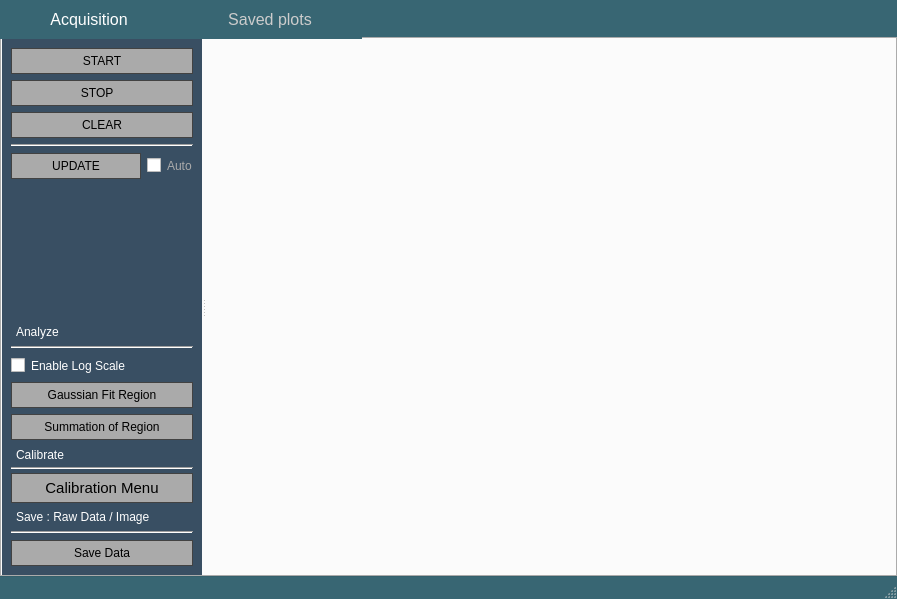
<?xml version="1.0" encoding="UTF-8"?>
<ui version="4.0">
 <class>MainWindow</class>
 <widget class="QMainWindow" name="MainWindow">
  <property name="geometry">
   <rect>
    <x>0</x>
    <y>0</y>
    <width>897</width>
    <height>599</height>
   </rect>
  </property>
  <property name="windowTitle">
   <string>CSpark Research : software for 512 bin MCA by IUAC</string>
  </property>
  <property name="windowOpacity">
   <double>1.000000000000000</double>
  </property>
  <property name="styleSheet">
   <string notr="true">*{outline:none;}

QMainWindow{background: rgb(56, 102, 115);} 
QMessageBox {background: #444544;} 

QTabBar{font:16px;} 
QTabBar::tab{ padding:10px 50px; color:#CCCCCC;background: rgb(56, 102, 115);}
QTabBar::tab:selected{color:white; background: qlineargradient(spread:pad, x1:0, y1:0, x2:0, y2:1, stop:.7 rgb(126, 197, 220) , stop:1 rgba(0,0,0,100) );} 
QTabBar::tab:hover{color:white; background:qlineargradient(spread:pad, x1:0, y1:0, x2:0, y2:1, stop:0 rgba(26, 177, 191,255), stop:1 rgba(100, 100, 200,255) );} 

.deep,#widgets{ background: rgb(57, 79, 99); }

QListWidget{background: rgb(26, 32, 35);color:#FFFFFF;} 
QListWidget::item:hover{background: #223344;color:#FFFFFF;} 

QLabel,QRadioButton{color:#FFFFFF; margin:1px 2px;}
QCheckBox{color:#AAA;border:none; margin:3px 0px;}

QSlider::groove:horizontal {margin:0px; padding:0px; border:none; background:#DDFDFE; color:#BB7777; height: 4px;}
QSlider::handle:horizontal {background: qlineargradient(x1:0, y1:0, x2:1, y2:1, stop:0 #eee, stop:1 #ccc);border: 2px solid #777;width: 13px;margin-top: -3px;margin-bottom: -3px;border-radius: 3px;}

QPushButton{border:1px solid #424242; padding:5px;color:#000000;background:#AAAAAA;}
QPushButton:hover{background:rgb(26, 177, 191) ; color:white; border-color:#FFFFFF;}
QPushButton::disabled{background:#333333 ; color:black;}
#countLabel{border:1px solid green; padding:0px;color:#FFF;background:rgba(0,0,0,0);}
/*#calibrationButton{border:0px none; padding:0px;color:#FFF;background:rgba(0,0,0,0);}*/


QComboBox QAbstractItemView::item {
    border-bottom: 5px solid white; margin:3px;
}
QComboBox QAbstractItemView::item:selected {
    border-bottom: 5px solid black; margin:3px;
}
QPushButton{min-height24px; min-width:30px;}  

QToolTip{
   background-color: rgb(191, 210, 214);
    border-bottom: 3px dotted blue;
    color:#000; 

    padding:4px; border:0px; margin:0px;
}

QInputDialog {color: black;background-color: rgb(122, 122, 131);}


.active{ border:2px solid #ABF9E7;}</string>
  </property>
  <widget class="QWidget" name="centralwidget">
   <layout class="QHBoxLayout" name="horizontalLayout">
    <property name="spacing">
     <number>0</number>
    </property>
    <property name="margin">
     <number>0</number>
    </property>
    <item>
     <widget class="QTabWidget" name="tabWidget">
      <property name="toolTip">
       <string/>
      </property>
      <property name="tabPosition">
       <enum>QTabWidget::North</enum>
      </property>
      <property name="tabShape">
       <enum>QTabWidget::Rounded</enum>
      </property>
      <property name="currentIndex">
       <number>0</number>
      </property>
      <property name="iconSize">
       <size>
        <width>25</width>
        <height>25</height>
       </size>
      </property>
      <property name="usesScrollButtons">
       <bool>false</bool>
      </property>
      <widget class="QWidget" name="tab">
       <attribute name="icon">
        <iconset resource="res.qrc">
         <normaloff>:/control/plots.svg</normaloff>:/control/plots.svg</iconset>
       </attribute>
       <attribute name="title">
        <string>Acquisition</string>
       </attribute>
       <attribute name="toolTip">
        <string>Data Acquisition and controls</string>
       </attribute>
       <layout class="QHBoxLayout" name="horizontalLayout_2">
        <property name="spacing">
         <number>0</number>
        </property>
        <property name="margin">
         <number>0</number>
        </property>
        <item>
         <widget class="QSplitter" name="splitter">
          <property name="frameShadow">
           <enum>QFrame::Raised</enum>
          </property>
          <property name="lineWidth">
           <number>0</number>
          </property>
          <property name="orientation">
           <enum>Qt::Horizontal</enum>
          </property>
          <property name="opaqueResize">
           <bool>true</bool>
          </property>
          <widget class="QFrame" name="widgets">
           <property name="maximumSize">
            <size>
             <width>200</width>
             <height>16777215</height>
            </size>
           </property>
           <property name="autoFillBackground">
            <bool>false</bool>
           </property>
           <property name="frameShape">
            <enum>QFrame::NoFrame</enum>
           </property>
           <property name="frameShadow">
            <enum>QFrame::Raised</enum>
           </property>
           <layout class="QVBoxLayout" name="verticalLayout" stretch="2,2,2,2,1,2,1,1,0,0,2">
            <item>
             <widget class="QPushButton" name="startButton">
              <property name="toolTip">
               <string>Start acquiring and sorting pulses</string>
              </property>
              <property name="text">
               <string>START</string>
              </property>
              <property name="icon">
               <iconset resource="res.qrc">
                <normaloff>:/control/play.svg</normaloff>:/control/play.svg</iconset>
              </property>
             </widget>
            </item>
            <item>
             <widget class="QPushButton" name="pauseButton">
              <property name="toolTip">
               <string>Pause data acquisition</string>
              </property>
              <property name="text">
               <string>STOP   </string>
              </property>
              <property name="icon">
               <iconset resource="res.qrc">
                <normaloff>:/control/stop.svg</normaloff>:/control/stop.svg</iconset>
              </property>
             </widget>
            </item>
            <item>
             <widget class="QPushButton" name="clearButton">
              <property name="toolTip">
               <string>Clear the histogram</string>
              </property>
              <property name="text">
               <string>CLEAR</string>
              </property>
              <property name="icon">
               <iconset resource="res.qrc">
                <normaloff>:/control/reset.svg</normaloff>:/control/reset.svg</iconset>
              </property>
             </widget>
            </item>
            <item>
             <widget class="Line" name="line_3">
              <property name="orientation">
               <enum>Qt::Horizontal</enum>
              </property>
             </widget>
            </item>
            <item>
             <layout class="QHBoxLayout" name="horizontalLayout_3" stretch="4,1">
              <item>
               <widget class="QPushButton" name="updateButton">
                <property name="enabled">
                 <bool>true</bool>
                </property>
                <property name="toolTip">
                 <string>Load histogram onto the graph</string>
                </property>
                <property name="text">
                 <string>UPDATE</string>
                </property>
                <property name="icon">
                 <iconset resource="res.qrc">
                  <normaloff>:/control/reset.svg</normaloff>:/control/reset.svg</iconset>
                </property>
               </widget>
              </item>
              <item>
               <widget class="QCheckBox" name="checkBox">
                <property name="toolTip">
                 <string>Auto update the graph</string>
                </property>
                <property name="text">
                 <string>Auto</string>
                </property>
               </widget>
              </item>
             </layout>
            </item>
            <item>
             <spacer name="verticalSpacer">
              <property name="orientation">
               <enum>Qt::Vertical</enum>
              </property>
              <property name="sizeHint" stdset="0">
               <size>
                <width>20</width>
                <height>40</height>
               </size>
              </property>
             </spacer>
            </item>
            <item>
             <layout class="QGridLayout" name="gridLayout">
              <item row="0" column="0" colspan="2">
               <widget class="QLabel" name="label">
                <property name="maximumSize">
                 <size>
                  <width>16777215</width>
                  <height>18</height>
                 </size>
                </property>
                <property name="text">
                 <string>Analyze</string>
                </property>
               </widget>
              </item>
              <item row="3" column="0" colspan="2">
               <widget class="QPushButton" name="fitButton">
                <property name="toolTip">
                 <string>After selecting a region [either by dragging the region selector, or clicking on a peak arrow],
click to extract parameters from a gaussian fit.

Also allows single point calibration if the actual value of the peak is known</string>
                </property>
                <property name="text">
                 <string>Gaussian Fit Region</string>
                </property>
               </widget>
              </item>
              <item row="4" column="0" colspan="2">
               <widget class="QPushButton" name="summationButton">
                <property name="toolTip">
                 <string>After selecting a region [either by dragging the region selector, or clicking on a peak arrow],
click to extract parameters from a gaussian fit.

Also allows single point calibration if the actual value of the peak is known</string>
                </property>
                <property name="text">
                 <string>Summation of Region</string>
                </property>
               </widget>
              </item>
              <item row="1" column="0" colspan="2">
               <widget class="Line" name="line">
                <property name="orientation">
                 <enum>Qt::Horizontal</enum>
                </property>
               </widget>
              </item>
              <item row="2" column="0">
               <widget class="QCheckBox" name="logBox">
                <property name="styleSheet">
                 <string notr="true">QCheckBox{color:#FFF;}</string>
                </property>
                <property name="text">
                 <string>Enable Log Scale</string>
                </property>
               </widget>
              </item>
             </layout>
            </item>
            <item>
             <layout class="QGridLayout" name="gridLayout_2">
              <property name="spacing">
               <number>3</number>
              </property>
              <item row="2" column="0" colspan="2">
               <widget class="QPushButton" name="calibrationButton">
                <property name="font">
                 <font>
                  <pointsize>11</pointsize>
                 </font>
                </property>
                <property name="toolTip">
                 <string>Total Input Pulses. Click to clear the counter</string>
                </property>
                <property name="text">
                 <string>Calibration Menu</string>
                </property>
                <property name="flat">
                 <bool>true</bool>
                </property>
               </widget>
              </item>
              <item row="0" column="0">
               <widget class="QLabel" name="label_2">
                <property name="maximumSize">
                 <size>
                  <width>16777215</width>
                  <height>18</height>
                 </size>
                </property>
                <property name="text">
                 <string>Calibrate</string>
                </property>
               </widget>
              </item>
              <item row="1" column="0" colspan="2">
               <widget class="Line" name="line_7">
                <property name="orientation">
                 <enum>Qt::Horizontal</enum>
                </property>
               </widget>
              </item>
             </layout>
            </item>
            <item>
             <widget class="QLabel" name="label_4">
              <property name="maximumSize">
               <size>
                <width>16777215</width>
                <height>18</height>
               </size>
              </property>
              <property name="text">
               <string>Save : Raw Data / Image</string>
              </property>
             </widget>
            </item>
            <item>
             <widget class="Line" name="line_2">
              <property name="orientation">
               <enum>Qt::Horizontal</enum>
              </property>
             </widget>
            </item>
            <item>
             <widget class="QPushButton" name="pushButton_6">
              <property name="toolTip">
               <string>Save acquired data as well as fitted data if any.</string>
              </property>
              <property name="text">
               <string>Save Data</string>
              </property>
             </widget>
            </item>
           </layout>
          </widget>
          <widget class="QFrame" name="plots">
           <property name="minimumSize">
            <size>
             <width>600</width>
             <height>0</height>
            </size>
           </property>
           <property name="frameShape">
            <enum>QFrame::NoFrame</enum>
           </property>
           <property name="frameShadow">
            <enum>QFrame::Raised</enum>
           </property>
           <layout class="QVBoxLayout" name="plot_area">
            <property name="spacing">
             <number>0</number>
            </property>
            <property name="margin">
             <number>0</number>
            </property>
           </layout>
          </widget>
         </widget>
        </item>
       </layout>
      </widget>
      <widget class="QWidget" name="tab_2">
       <attribute name="icon">
        <iconset resource="res.qrc">
         <normaloff>:/control/saved.svg</normaloff>:/control/saved.svg</iconset>
       </attribute>
       <attribute name="title">
        <string>Saved plots</string>
       </attribute>
       <attribute name="toolTip">
        <string>View saved plots. Click on them to load them to the plot window for analysis</string>
       </attribute>
       <layout class="QVBoxLayout" name="saveLayout">
        <property name="margin">
         <number>0</number>
        </property>
       </layout>
      </widget>
     </widget>
    </item>
   </layout>
  </widget>
  <widget class="QStatusBar" name="statusbar"/>
 </widget>
 <resources>
  <include location="res.qrc"/>
 </resources>
 <connections>
  <connection>
   <sender>fitButton</sender>
   <signal>clicked()</signal>
   <receiver>MainWindow</receiver>
   <slot>fit()</slot>
   <hints>
    <hint type="sourcelabel">
     <x>111</x>
     <y>397</y>
    </hint>
    <hint type="destinationlabel">
     <x>0</x>
     <y>330</y>
    </hint>
   </hints>
  </connection>
  <connection>
   <sender>updateButton</sender>
   <signal>clicked()</signal>
   <receiver>MainWindow</receiver>
   <slot>load()</slot>
   <hints>
    <hint type="sourcelabel">
     <x>71</x>
     <y>198</y>
    </hint>
    <hint type="destinationlabel">
     <x>0</x>
     <y>251</y>
    </hint>
   </hints>
  </connection>
  <connection>
   <sender>pushButton_6</sender>
   <signal>clicked()</signal>
   <receiver>MainWindow</receiver>
   <slot>save()</slot>
   <hints>
    <hint type="sourcelabel">
     <x>92</x>
     <y>565</y>
    </hint>
    <hint type="destinationlabel">
     <x>0</x>
     <y>431</y>
    </hint>
   </hints>
  </connection>
  <connection>
   <sender>pauseButton</sender>
   <signal>clicked()</signal>
   <receiver>MainWindow</receiver>
   <slot>pause()</slot>
   <hints>
    <hint type="sourcelabel">
     <x>81</x>
     <y>118</y>
    </hint>
    <hint type="destinationlabel">
     <x>0</x>
     <y>162</y>
    </hint>
   </hints>
  </connection>
  <connection>
   <sender>checkBox</sender>
   <signal>toggled(bool)</signal>
   <receiver>MainWindow</receiver>
   <slot>setAutoUpdate(bool)</slot>
   <hints>
    <hint type="sourcelabel">
     <x>191</x>
     <y>196</y>
    </hint>
    <hint type="destinationlabel">
     <x>0</x>
     <y>245</y>
    </hint>
   </hints>
  </connection>
  <connection>
   <sender>startButton</sender>
   <signal>clicked()</signal>
   <receiver>MainWindow</receiver>
   <slot>start()</slot>
   <hints>
    <hint type="sourcelabel">
     <x>68</x>
     <y>80</y>
    </hint>
    <hint type="destinationlabel">
     <x>0</x>
     <y>107</y>
    </hint>
   </hints>
  </connection>
  <connection>
   <sender>clearButton</sender>
   <signal>clicked()</signal>
   <receiver>MainWindow</receiver>
   <slot>clear()</slot>
   <hints>
    <hint type="sourcelabel">
     <x>40</x>
     <y>153</y>
    </hint>
    <hint type="destinationlabel">
     <x>0</x>
     <y>217</y>
    </hint>
   </hints>
  </connection>
  <connection>
   <sender>summationButton</sender>
   <signal>clicked()</signal>
   <receiver>MainWindow</receiver>
   <slot>summation()</slot>
   <hints>
    <hint type="sourcelabel">
     <x>44</x>
     <y>432</y>
    </hint>
    <hint type="destinationlabel">
     <x>0</x>
     <y>416</y>
    </hint>
   </hints>
  </connection>
  <connection>
   <sender>logBox</sender>
   <signal>clicked(bool)</signal>
   <receiver>MainWindow</receiver>
   <slot>toggleLog(bool)</slot>
   <hints>
    <hint type="sourcelabel">
     <x>62</x>
     <y>362</y>
    </hint>
    <hint type="destinationlabel">
     <x>-13</x>
     <y>292</y>
    </hint>
   </hints>
  </connection>
 </connections>
 <slots>
  <slot>start()</slot>
  <slot>pause()</slot>
  <slot>clear()</slot>
  <slot>fit()</slot>
  <slot>save()</slot>
  <slot>locate()</slot>
  <slot>load()</slot>
  <slot>peakGapChanged(int)</slot>
  <slot>setAutoUpdate(bool)</slot>
  <slot>calibrate()</slot>
  <slot>changeDirectory()</slot>
  <slot>resetCalibration()</slot>
  <slot>summation()</slot>
  <slot>toggleLog(bool)</slot>
 </slots>
</ui>
